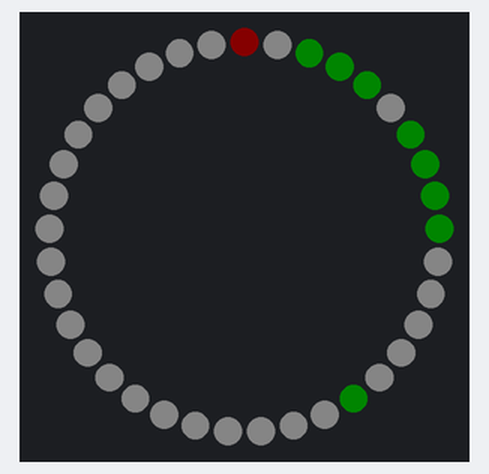
Bench run of a sketch on a simulated Arduino Uno, built with avr-gcc and run on an emulated ATmega328P. Shown: 37 RGB LEDs in a ring, first at the top, clockwise. Dim RGB values are drawn brighter than linear; what the sketch prints to the serial monitor is not drawn.

Above: at 4.25 s.
At 7.85 s:
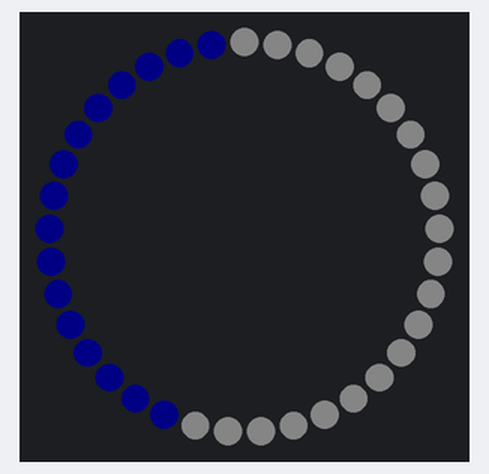
At 10.27 s:
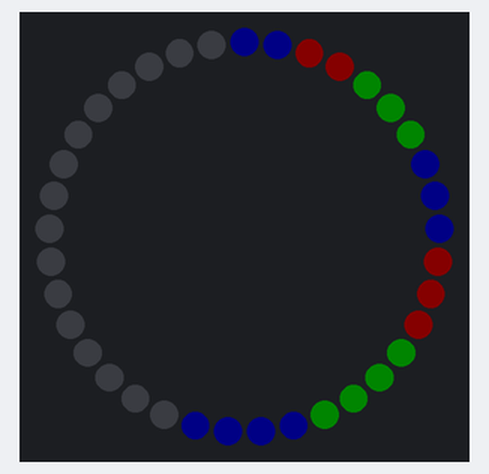
At 14.1 s:
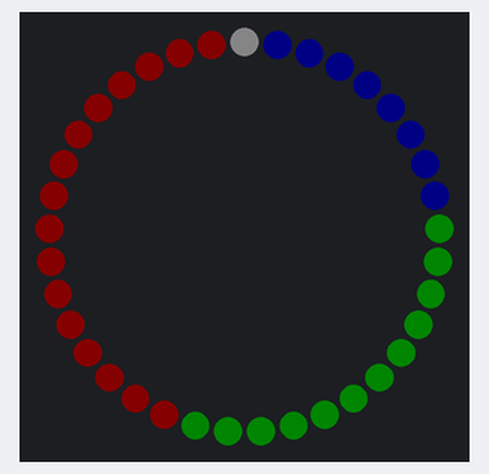
At 18.1 s:
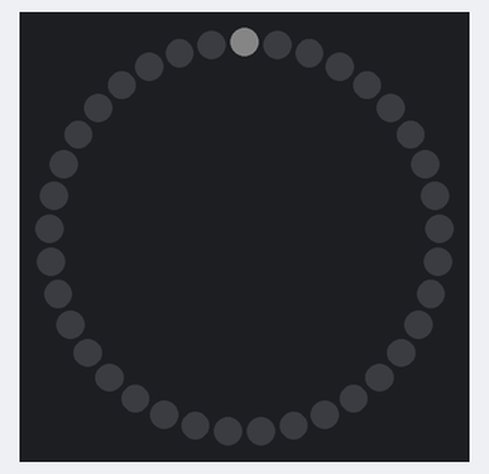
At 34.2 s:
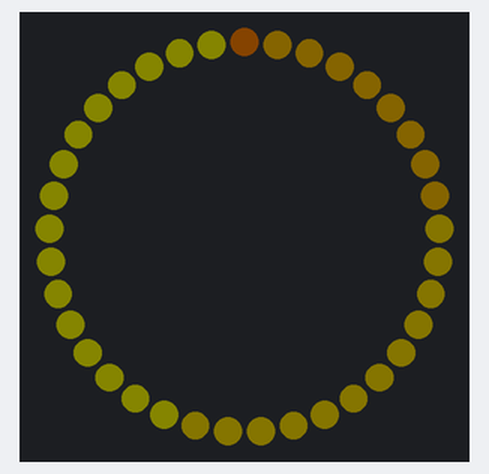

Measured:
- what the display in image 0 shows lasts 0.4 s, from 4.1 s to 4.5 s
- what the display in image 5 shows lasts 5.0 s, from 34.2 s to 39.2 s

The sketch:

PolarLedEffects.ino
```cpp
#define FIRST_POLAR_RING 0
#define LAST_POLAR_RING 3

#define LED_PIN 3
#define NUM_LEDS 37
#define LED_BRIGHTNESS 8
#define LED_CURRENT_LIMIT 300

#define ANIM_FPS 240
#define ANIM_FRAME_MICROS (1000000 / ANIM_FPS)

#include <FastLED.h>
#include "LedEffect.h"
#include "PolarLedEffect.h"

LedEffect nullEffect = LedEffect(0);

#include "ClearPixels.h"
ClearPixels clearPixels = ClearPixels();

#include "CircleWipe.h"
CircleWipe defaultCircleWipe = CircleWipe();
#include "CircleZoom.h"
CircleZoom defaultCircleZoom = CircleZoom();
#include "MultiCircleWipe.h"
MultiCircleWipe defaultMultiCircleWipe = MultiCircleWipe();
#include "Spinner.h"
Spinner defaultSpinner = Spinner();
#include "CircleZoomReversed.h"
CircleZoomReversed defaultCircleZoomReversed = CircleZoomReversed();
#include "CircleWipeReversed.h"
CircleWipeReversed defaultCircleWipeReversed = CircleWipeReversed();
#include "Gradient.h"
Gradient defaultGradient = Gradient(5000, 1);
#include "NoiseEffect.h"
NoiseEffect defaultNoiseEffect = NoiseEffect(5000, 1);
#include "TextEffect.h"
TextEffect defaultTextEffect = TextEffect();
TextEffect longTextEffect = TextEffect(5000, 0);
TextEffect superLongTextEffect = TextEffect(30000, 0);

PolarLedEffect::SingleColourPolarData redPolarData = {CRGB::Red, CRGB::Black, true, FIRST_POLAR_RING, LAST_POLAR_RING};
PolarLedEffect::SingleColourPolarData greenPolarData = {CRGB::Lime, CRGB::Black, true, FIRST_POLAR_RING, LAST_POLAR_RING};
PolarLedEffect::SingleColourPolarData bluePolarData = {CRGB::Blue, CRGB::Black, true, FIRST_POLAR_RING, LAST_POLAR_RING};
PolarLedEffect::SingleColourPolarData blackPolarData = {CRGB::Black, CRGB::Black, true, FIRST_POLAR_RING, LAST_POLAR_RING};
PolarLedEffect::SingleColourPolarData whitePolarData = {CRGB::White, CRGB::Black, true, FIRST_POLAR_RING, LAST_POLAR_RING};

PolarLedEffect::MultiColourPolarData rgbPolarData = {3, new CRGB[3] {CRGB::Red, CRGB::Lime, CRGB::Blue}, CRGB::Black, true, FIRST_POLAR_RING, LAST_POLAR_RING};

struct EffectListEntry {
    LedEffect *bgEffect;
    void *bgData;
    LedEffect *fgEffect;
    void *fgData;
};

EffectListEntry effList[] = {
  // 4s of circle wipes (RGBW with "3 2 1 0" text overlaid)
  // (use filled BG colours to cover old text)
  {
      &defaultCircleWipe, new PolarLedEffect::SingleColourPolarData {CRGB::Red, CRGB::Black, false, FIRST_POLAR_RING, LAST_POLAR_RING},
      &defaultTextEffect, new TextEffect::TextEffectPolarData {1, "3", CRGB::White, CRGB::Black, true, FIRST_POLAR_RING, LAST_POLAR_RING},
  },
  {
      &defaultCircleWipe, new PolarLedEffect::SingleColourPolarData {CRGB::Lime, CRGB::Red, false, FIRST_POLAR_RING, LAST_POLAR_RING},
      &defaultTextEffect, new TextEffect::TextEffectPolarData {1, "2", CRGB::White, CRGB::Black, true, FIRST_POLAR_RING, LAST_POLAR_RING},
  },
  {
      &defaultCircleWipe, new PolarLedEffect::SingleColourPolarData {CRGB::Blue, CRGB::Lime, false, FIRST_POLAR_RING, LAST_POLAR_RING},
      &defaultTextEffect, new TextEffect::TextEffectPolarData {1, "1", CRGB::White, CRGB::Black, true, FIRST_POLAR_RING, LAST_POLAR_RING},
  },
  {
      &defaultCircleWipe, new PolarLedEffect::SingleColourPolarData {CRGB::White, CRGB::Blue, false, FIRST_POLAR_RING, LAST_POLAR_RING},
      &defaultTextEffect, new TextEffect::TextEffectPolarData {1, "0", CRGB::Lime, CRGB::Black, true, FIRST_POLAR_RING, LAST_POLAR_RING},
  },

  // 4s of circle zooms (RGBW)
  {
      &defaultCircleZoom, &redPolarData,
      &nullEffect, NULL,
  },
  {
      &defaultCircleZoom, &greenPolarData,
      &nullEffect, NULL,
  },
  {
      &defaultCircleZoom, &bluePolarData,
      &nullEffect, NULL,
  },
  {
      &defaultCircleZoom, &whitePolarData,
      &nullEffect, NULL,
  },

  // 2s for multi-wipe into spinner (RGB)
  {
      &defaultMultiCircleWipe, &rgbPolarData,
      &nullEffect, NULL,
  },
  {
      &defaultSpinner, &rgbPolarData,
      &nullEffect, NULL,
  },

  // 1s transition to black
  {
      &defaultCircleZoomReversed, &blackPolarData,
      &nullEffect, NULL,
  },

  // 8s outer ring fill+unfill
  {
      &defaultCircleWipe, new PolarLedEffect::SingleColourPolarData {CRGB::Red, CRGB::Black, true, LAST_POLAR_RING, LAST_POLAR_RING},
      &nullEffect, NULL,
  },
  {
      &defaultCircleWipe, new PolarLedEffect::SingleColourPolarData {CRGB::Lime, CRGB::Black, true, LAST_POLAR_RING-1, LAST_POLAR_RING-1},
      &nullEffect, NULL,
  },
  {
      &defaultCircleWipe, new PolarLedEffect::SingleColourPolarData {CRGB::Blue, CRGB::Black, true, LAST_POLAR_RING-2, LAST_POLAR_RING-2},
      &nullEffect, NULL,
  },
  {
      &defaultCircleWipe, new PolarLedEffect::SingleColourPolarData {CRGB::White, CRGB::Black, true, LAST_POLAR_RING-3, LAST_POLAR_RING-3},
      &nullEffect, NULL,
  },
  {
      &defaultCircleWipeReversed, new PolarLedEffect::SingleColourPolarData {CRGB::Black, CRGB::Black, true, LAST_POLAR_RING, LAST_POLAR_RING},
      &nullEffect, NULL,
  },
  {
      &defaultCircleWipeReversed, new PolarLedEffect::SingleColourPolarData {CRGB::Black, CRGB::Black, true, LAST_POLAR_RING-1, LAST_POLAR_RING-1},
      &nullEffect, NULL,
  },
  {
      &defaultCircleWipeReversed, new PolarLedEffect::SingleColourPolarData {CRGB::Black, CRGB::Black, true, LAST_POLAR_RING-2, LAST_POLAR_RING-2},
      &nullEffect, NULL,
  },
  {
      &defaultCircleWipeReversed, new PolarLedEffect::SingleColourPolarData {CRGB::Black, CRGB::Black, true, LAST_POLAR_RING-3, LAST_POLAR_RING-3},
      &nullEffect, NULL,
  },

  // 5s hello text
  {
      &longTextEffect, new TextEffect::TextEffectPolarData {8, " Hello! ", CRGB::White, CRGB::Black, false, FIRST_POLAR_RING, LAST_POLAR_RING},
      &nullEffect, NULL,
  },

  // 5s rainbow (RGB) gradient
  {
      &defaultGradient, new Gradient::GradientPolarData<> {2, Gradient::GradientColourModeRGB, 3, new CRGB[3] {CRGB::Red, CRGB::Lime, CRGB::Blue}, FIRST_POLAR_RING, LAST_POLAR_RING},
      &nullEffect, NULL,
  },

  // 5s retro gradient, 5s solar gradient
  /*{
      &defaultGradient, new Gradient::GradientPolarData<> {2, Gradient::GradientColourModeRGB, 4, new CRGB[4] {CRGB::DeepSkyBlue, CRGB::DarkViolet, CRGB::LightCyan, CRGB::Lavender}, FIRST_POLAR_RING, LAST_POLAR_RING},
      &nullEffect, NULL,
  },*/
  {
      &defaultGradient, new Gradient::GradientPolarData<CHSV> {2, Gradient::GradientColourModeHSVSpectrum, 4, new CHSV[4] {CHSV(135, 200, 255), CHSV(210, 255, 255), CHSV(135, 20, 255), CHSV(210, 20, 255)}, FIRST_POLAR_RING, LAST_POLAR_RING},
      &nullEffect, NULL,
  },
  {
      &defaultGradient, new Gradient::GradientPolarData<> {2, Gradient::GradientColourModeRGB, 3, new CRGB[3] {CRGB::Yellow, CRGB::Yellow, CRGB::DarkOrange}, FIRST_POLAR_RING, LAST_POLAR_RING},
      &nullEffect, NULL,
  },

  // 5s lava lamp, 5s sparkle
  {
      &defaultNoiseEffect, new NoiseEffect::NoiseEffectPolarData<> {NoiseEffect::NoiseEffectColourModeRGB, CRGB::DeepSkyBlue, CRGB::DarkViolet, false, 150, 150, FIRST_POLAR_RING, LAST_POLAR_RING},
      &nullEffect, NULL,
  },
  {
      &defaultNoiseEffect, new NoiseEffect::NoiseEffectPolarData<> {NoiseEffect::NoiseEffectColourModeRGB, CRGB::White, CRGB::Black, false, 180, 3000, FIRST_POLAR_RING, LAST_POLAR_RING},
      &nullEffect, NULL,
  },

  /*
  // ASCII charset tests
  {
      &superLongTextEffect, new TextEffect::TextEffectPolarData {28, " ABCDEFGHIJKLMNOPQRSTUVWXYZ ", CRGB::White, CRGB::Black, false, FIRST_POLAR_RING, LAST_POLAR_RING},
      &nullEffect, NULL,
  },
  {
      &superLongTextEffect, new TextEffect::TextEffectPolarData {28, " !\"#$%&'()*+,-./0123456789 ", CRGB::White, CRGB::Black, false, FIRST_POLAR_RING, LAST_POLAR_RING},
      &nullEffect, NULL,
  },
  {
      &superLongTextEffect, new TextEffect::TextEffectPolarData {20, " :;<=>?@[\\]^_`{|}~ ", CRGB::White, CRGB::Black, false, FIRST_POLAR_RING, LAST_POLAR_RING},
      &nullEffect, NULL,
  },
  */
};
unsigned int curEffect = 0;

unsigned long last_frame_micros;

CRGB leds[NUM_LEDS];

void setup() {
  Serial.begin(115200);
  FastLED.setBrightness(LED_BRIGHTNESS);
  FastLED.setMaxPowerInVoltsAndMilliamps(5, LED_CURRENT_LIMIT);
  FastLED.addLeds<WS2812B, LED_PIN, GRB>(leds, NUM_LEDS);
  effList[curEffect].bgEffect->MarkStartTime();
  effList[curEffect].fgEffect->MarkStartTime();
  last_frame_micros = micros();
}

void loop() {
  EffectListEntry &eff = effList[curEffect];

  // unsigned long pre_render_micros = micros();

  // UpdateLeds returns true when effect is complete (false while still running)
  bool bgUpdateRes = eff.bgEffect->UpdateLeds(leds, NUM_LEDS, eff.bgData);
  bool fgUpdateRes = eff.fgEffect->UpdateLeds(leds, NUM_LEDS, eff.fgData);

  // Serial.print("Render Time: ");
  // Serial.print(micros() - pre_render_micros);
  // Serial.println("us");

  // if BG and FG effect are both complete, increment curEffect and mark start of next effects
  if (bgUpdateRes && fgUpdateRes) {
    curEffect += 1;
    if (curEffect >= sizeof(effList) / sizeof(effList[0])) {
        curEffect = 0;
    }
    effList[curEffect].bgEffect->MarkStartTime();
    effList[curEffect].fgEffect->MarkStartTime();
  }

  // wait for frame
  unsigned long this_frame_micros = last_frame_micros + ANIM_FRAME_MICROS;
  while (micros() < this_frame_micros) {}

  unsigned long cur_micros = micros();
  if (cur_micros > this_frame_micros + ANIM_FRAME_MICROS) {
    // dropping frames..  uh oh
    // let's at least try to resync last_frame_micros rather than drifting further behind schedule
    // (without this, we'd start running at max rate afterwards)
    Serial.println("WARNING! DROPPED FRAME(S)!");
    last_frame_micros = cur_micros + ANIM_FRAME_MICROS;
  }
  else {
    last_frame_micros = this_frame_micros;
  }

  FastLED.show();
}
```

CircleWipe.h
```cpp
#pragma once

#include <Arduino.h>
#include <FastLED.h>

#include "PolarLedEffect.h"

class CircleWipe : public PolarLedEffect {
private:

public:
    using PolarLedEffect::PolarLedEffect;

    // returns true when effect is complete (false while still running)
    virtual bool UpdateLeds(CRGB *leds, unsigned int led_count, void *data) {
        SingleColourPolarData *d = (SingleColourPolarData *)data;

        float t = easedTime();
        unsigned int endDegrees = (unsigned int)(t * 360.0f);

        if (!d->transparentBg)
            fillAllInArcAndDistance(leds, led_count, d->bgColour, endDegrees, 360, d->firstRing, d->lastRing);
        fillAllInArcAndDistance(leds, led_count, d->colour, 0, endDegrees, d->firstRing, d->lastRing);

        if (t < 1.0f)
            return false;
        else
            return true;
    }
};
```

CircleWipeReversed.h
```cpp
#pragma once

#include <Arduino.h>
#include <FastLED.h>

#include "PolarLedEffect.h"

class CircleWipeReversed : public PolarLedEffect {
private:

public:
    using PolarLedEffect::PolarLedEffect;

    // returns true when effect is complete (false while still running)
    virtual bool UpdateLeds(CRGB *leds, unsigned int led_count, void *data) {
        SingleColourPolarData *d = (SingleColourPolarData *)data;

        float t = easedTime();
        unsigned int startDegrees = 360 - (unsigned int)(t * 360.0f);

        if (!d->transparentBg)
            fillAllInArcAndDistance(leds, led_count, d->bgColour, 0, startDegrees, d->firstRing, d->lastRing);
        fillAllInArcAndDistance(leds, led_count, d->colour, startDegrees, 360, d->firstRing, d->lastRing);

        if (t < 1.0f)
            return false;
        else
            return true;
    }
};
```

CircleZoom.h
```cpp
#pragma once

#include <Arduino.h>
#include <FastLED.h>

#include "PolarLedEffect.h"

class CircleZoom : public PolarLedEffect {
private:

public:
    using PolarLedEffect::PolarLedEffect;

    // returns true when effect is complete (false while still running)
    virtual bool UpdateLeds(CRGB *leds, unsigned int led_count, void *data) {
        SingleColourPolarData *d = (SingleColourPolarData *)data;

        float t = easedTime();
        unsigned int endRing = d->firstRing + (unsigned int)(t * (d->lastRing - d->firstRing));

        if (!d->transparentBg)
            fillAllInDistance(leds, led_count, d->bgColour, endRing+1, d->lastRing);
        fillAllInDistance(leds, led_count, d->colour, d->firstRing, endRing);

        if (t < 1.0f)
            return false;
        else
            return true;
    }
};
```

CircleZoomReversed.h
```cpp
#pragma once

#include <Arduino.h>
#include <FastLED.h>

#include "PolarLedEffect.h"

class CircleZoomReversed : public PolarLedEffect {
private:

public:
    using PolarLedEffect::PolarLedEffect;

    // returns true when effect is complete (false while still running)
    virtual bool UpdateLeds(CRGB *leds, unsigned int led_count, void *data) {
        SingleColourPolarData *d = (SingleColourPolarData *)data;

        float t = easedTime();
        unsigned int endRing = d->lastRing - (unsigned int)(t * (d->lastRing - d->firstRing));

        if (!d->transparentBg)
            fillAllInDistance(leds, led_count, d->bgColour, 0, endRing-1);
        fillAllInDistance(leds, led_count, d->colour, endRing, d->lastRing);

        if (t < 1.0f)
            return false;
        else
            return true;
    }
};
```

ClearPixels.h
```cpp
#pragma once

#include <Arduino.h>
#include <FastLED.h>

#include "LedEffect.h"

class ClearPixels : public LedEffect {
private:

public:
    using LedEffect::LedEffect;

    // returns true when effect is complete (false while still running)
    virtual bool UpdateLeds(CRGB *leds, unsigned int led_count, void *data) {
        SingleColourData *d = (SingleColourData *)data;

        for (unsigned int i = 0; i < led_count; i++)
            leds[i] = d->colour;

        return true;
    }
};
```

LedEffect.h
```cpp
#pragma once

#include <Arduino.h>
#include <FastLED.h>

class LedEffect {
public:
    struct SingleColourData {
        CRGB colour;
        CRGB bgColour;
        bool transparentBg;
    };

    struct MultiColourData {
        unsigned int nColours;
        CRGB *colours;
        CRGB bgColour;
        bool transparentBg;
    };

private:
    int duration;
    unsigned int ease_factor; // 0 for linear, 1 for quad, 2 for cubic, etc

protected:
    int start_time;

    float time(int millis) {
        return (float)(millis - start_time) / (float)duration;
    }

    float time() {
        return time(millis());
    }

    float easedTime(float t) {
        if (t <= 0.5f) {
           return pow(t, (float)ease_factor+1.0f) * pow(2.0f, (float)ease_factor);
        }
        else if (t < 1.0f) {
            return 1.0f - (pow(1.0f-t, (float)ease_factor+1.0f) * pow(2.0f, (float)ease_factor));
        }
        else {
            return 1.0f;
        }
    }

    float easedTime() {
        return easedTime(time());
    }


    static inline byte Mix(byte one, byte two, unsigned int factor, unsigned int scale) {
        return ((uint32_t)one * (scale - factor) + (uint32_t)two * factor) / scale;
    }

    static inline byte MixCirc(byte one, byte two, unsigned int factor, unsigned int scale) {
        bool twoLarger = two > one;
        bool swap = twoLarger ? two - one > 128 : one - two > 128;
        if (swap) {
            if (twoLarger) {
                return (((uint32_t)one + 256) * (scale - factor) + (uint32_t)two * factor) / scale;
            }
            else {
                return ((uint32_t)one * (scale - factor) + ((uint32_t)two + 256) * factor) / scale;
            }
        }
        else {
            return ((uint32_t)one * (scale - factor) + (uint32_t)two * factor) / scale;
        }
    }

public:
    LedEffect(int duration_ms = 1000, unsigned int easing = 1)
        : duration{duration_ms}, ease_factor{easing} {}

    // returns true when effect is complete (false while still running)
    virtual bool UpdateLeds(CRGB *leds, unsigned int led_count, void *data) {
        float t = time();

        if (t < 1.0f)
            return false;
        else
            return true;
    }

    inline void MarkStartTime(int t) {
        start_time = t;
    }

    inline void MarkStartTime() {
        MarkStartTime(millis());
    }
};
```

MultiCircleWipe.h
```cpp
#pragma once

#include <Arduino.h>
#include <FastLED.h>

#include "PolarLedEffect.h"

class MultiCircleWipe : public PolarLedEffect {
private:

public:
    using PolarLedEffect::PolarLedEffect;

    // returns true when effect is complete (false while still running)
    virtual bool UpdateLeds(CRGB *leds, unsigned int led_count, void *data) {
        MultiColourPolarData *d = (MultiColourPolarData *)data;

        float t = easedTime();
        unsigned int totalDegrees = (unsigned int)(t * 360.0f);

        if (!d->transparentBg)
            fillAllInArcAndDistance(leds, led_count, d->bgColour, totalDegrees, 360, d->firstRing, d->lastRing);
        for (unsigned int i = 0; i < d->nColours; i++) {
            fillAllInArcAndDistance(leds, led_count, d->colours[i], (totalDegrees * i) / d->nColours, (totalDegrees * (i+1)) / d->nColours, d->firstRing, d->lastRing);
        }

        if (t < 1.0f)
            return false;
        else
            return true;
    }
};
```

Spinner.h
```cpp
#pragma once

#include <Arduino.h>
#include <FastLED.h>

#include "PolarLedEffect.h"

class Spinner : public PolarLedEffect {
private:

public:
    using PolarLedEffect::PolarLedEffect;

    // returns true when effect is complete (false while still running)
    virtual bool UpdateLeds(CRGB *leds, unsigned int led_count, void *data) {
        MultiColourPolarData *d = (MultiColourPolarData *)data;

        float t = easedTime();
        unsigned int startDegrees = (unsigned int)(t * 360.0f);

        for (unsigned int i = 0; i < d->nColours; i++) {
            unsigned int arcStart = startDegrees + (360 * i) / d->nColours;
            unsigned int arcEnd = startDegrees + (360 * (i+1)) / d->nColours;
            arcStart %= 360;
            arcEnd %= 360;
            fillAllInArcAndDistance(leds, led_count, d->colours[i], arcStart, arcEnd, d->firstRing, d->lastRing);
        }

        if (t < 1.0f)
            return false;
        else
            return true;
    }
};
```

Source omitted: Gradient.h (6416 bytes), NoiseEffect.h (3506 bytes), PolarLedEffect.h (5262 bytes), TextEffect.h (2667 bytes), font_5x5.h (10348 bytes)
